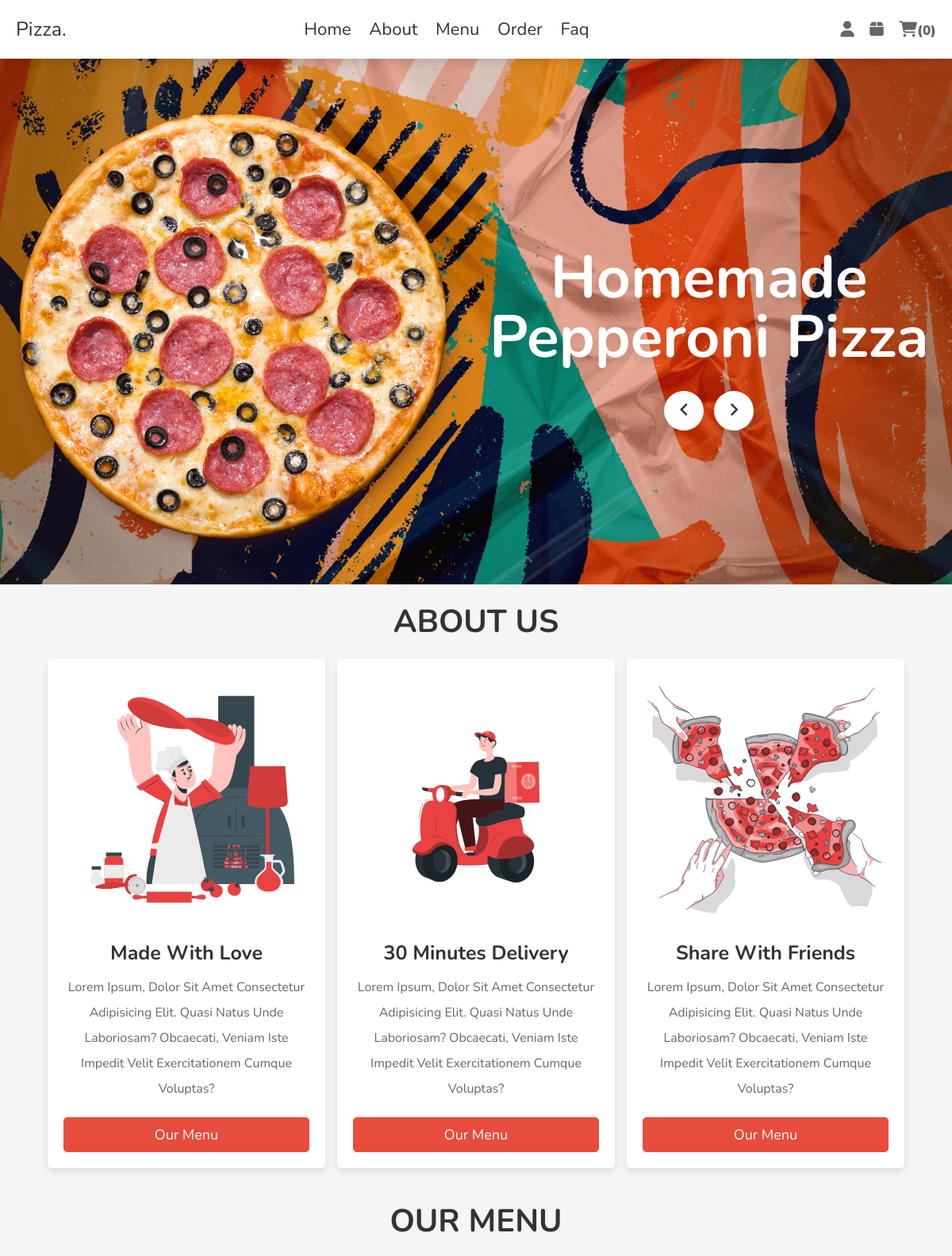
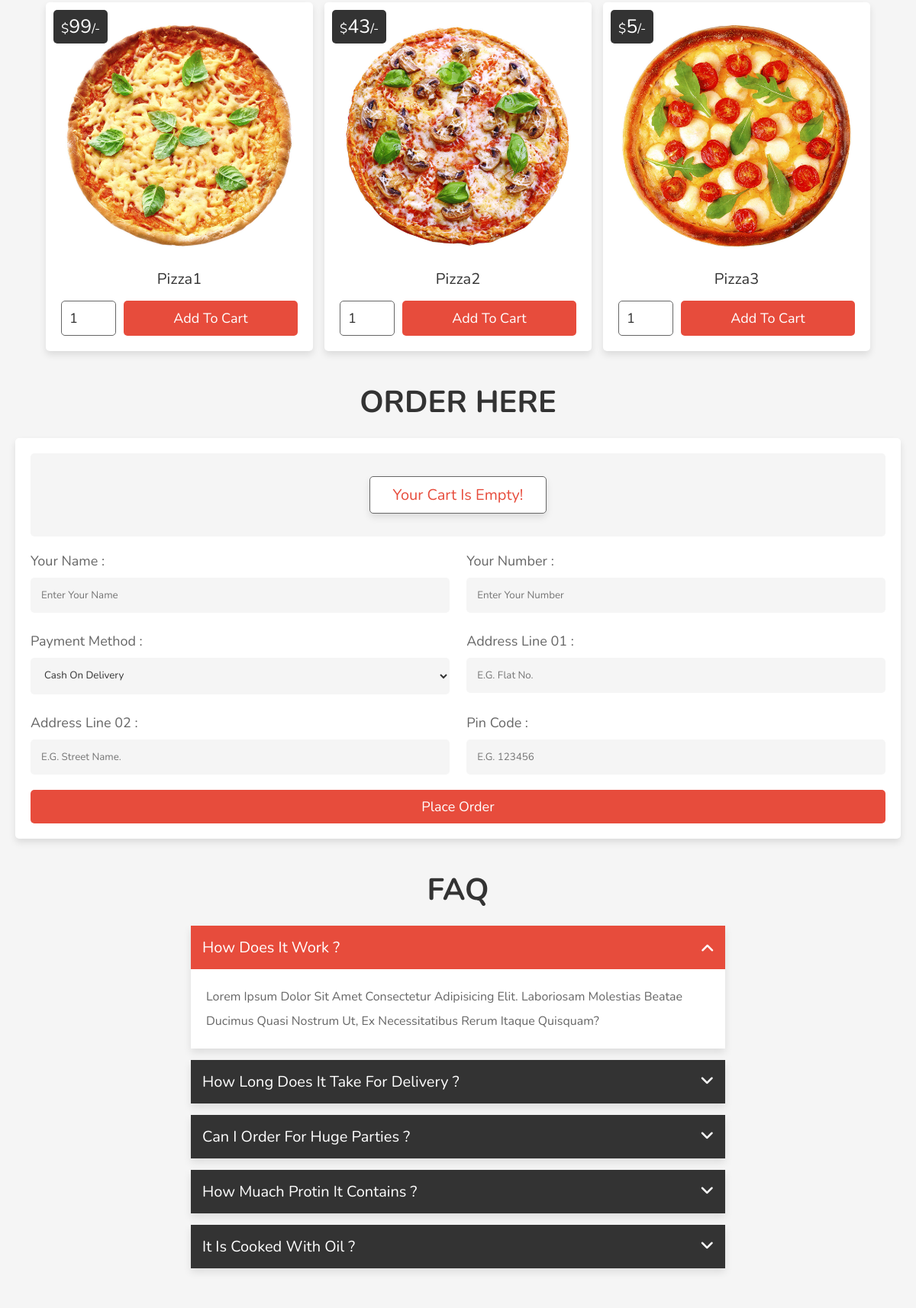
The app's page /index.php (signed in, upper part) with its own data (2 pictures, top to bottom).
### tables this page shows
CREATE TABLE `products` (
  `id` int(100) NOT NULL,
  `name` varchar(100) NOT NULL,
  `price` int(10) NOT NULL,
  `image` varchar(100) NOT NULL
);

### index.php (the view, shortened to what this page needs)
<?php
require_once 'config.php';
if(isset($_SESSION['user_id'])){
    $user_id  = $_SESSION['user_id'];
} else {
    $user_id = '';
}
?>
<!DOCTYPE html>
<html lang="en">
<head>
    <link rel="stylesheet" href="https://cdnjs.cloudflare.com/ajax/libs/font-awesome/6.1.1/css/all.min.css" />
    <link rel="stylesheet" href="css/style.css" />
</head>
<body>
<header class="header">
    <section class="flex">
        <a href="#home" class="logo">Pizza.</a>
        <nav class="navbar">
            <a href="#home">Home</a>
            <a href="#about">about</a>
            <a href="#menu">menu</a>
            <a href="#order">order</a>
            <a href="#faq">faq</a>
        </nav>
        <div class="icons">
            <div id="user-btn" class="fas fa-user"></div>
            <div id="order-btn" class="fas fa-box"></div>
            <?php
                $count_cart_items = $con->prepare("SELECT * FROM `cart` WHERE user_id = ? ");
                $count_cart_items->execute([$user_id]);
            ?>
            <div id="cart-btn" class="fas fa-shopping-cart"><span>(<?php echo $count_cart_items->rowCount(); ?>)</span></div>
        </div>
    </section>
</header>
<div class="home-bg" id="home">
    <section class="home">
        <div class="slide-container">
            <div class="slide active">
                <div class="image">
                    <img src="images/home-img-1.png" alt="">
                </div>
                <div class="content">
                    <h3>Homemade Pepperoni Pizza</h3>
                    <div class="fas fa-angle-left" onclick="prev()"></div>
                    <div class="fas fa-angle-right" onclick="next()"></div>
                </div>
            </div>
        </div>
    </section>
</div>
<section class="about" id="about">
    <h1 class="heading">About us</h1>
    <div class="box-container">
        <div class="box">
            <img src="images/about-1.svg" alt="">
            <h3>made with love</h3>
            <p>Lorem ipsum, dolor sit amet consectetur adipisicing elit. Quasi natus unde laboriosam? Obcaecati, veniam iste impedit velit exercitationem cumque voluptas?</p>
            <a href="#menu" class="btn">Our menu</a>
        </div>
        <div class="box">
            <img src="images/about-2.svg" alt="">
            <h3>30 minutes delivery</h3>
            <p>Lorem ipsum, dolor sit amet consectetur adipisicing elit. Quasi natus unde laboriosam? Obcaecati, veniam iste impedit velit exercitationem cumque voluptas?</p>
            <a href="#menu" class="btn">Our menu</a>
        </div>
        <div class="box">
            <img src="images/about-3.svg" alt="">
            <h3>Share With friends</h3>
            <p>Lorem ipsum, dolor sit amet consectetur adipisicing elit. Quasi natus unde laboriosam? Obcaecati, veniam iste impedit velit exercitationem cumque voluptas?</p>
            <a href="#menu" class="btn">Our menu</a>
        </div>
    </div>
</section>
<section id="menu" class="menu">
    <h1 class="heading">our menu</h1>
    <div class="box-container">
    <?php
        $select_products = $con->prepare("SELECT * FROM `products`");
        $select_products->execute();
        if($select_products->rowCount() >0){
            while($result = $select_products->fetch(PDO::FETCH_ASSOC)){
    ?>
        <div class="box">
                <div class="price">$<span><?= $result['price']?></span>/-</div>
                <img src="uploaded_img/<?= $result['image']; ?>" alt="">
                <div class="name"><?= $result['name']; ?></div>
                <form action="" method="POST">
                    <input type="number" min="1" max="99" value="1" class="qty" name="qty" onkeypress="if(this.value.length == 2) return false;">
                    <input type="submit" value="add to cart" name="add_to_cart" class="btn">
                </form>
        </div>
    <?php
            }
        } else {
            echo '<p class="empty">no products added yet!</p>';
        }
    ?>
    </div>
</section>
<section class="order" id="order">
    <h1 class="heading">Order here</h1>
    <form action="" method="POST">
        <div class="display-orders">
            <?php
                    $grand_total = 0;
                    $cart_item[] = '';
                    $select_cart = $con->prepare("SELECT * FROM `cart` where user_id = ?");
                    $select_cart->execute([$user_id]);
                    $results = $select_cart->fetchAll(PDO::FETCH_ASSOC);
                    if($select_cart->rowCount() > 0 ){
                        foreach( $results as  $result){
                            $subtotal = ($result['price'] * $result['quantity']);
                            $grand_total += $subtotal;
                            $cart_item[] = $result['name'] . ' ( ' . $result['price'] . ' x ' . $result['quantity'] . ' ) - ';
                            $total_products = implode($cart_item);
                            echo '<p>'.$result['name'].'<span>('.$result['price'].'x  '.$result['quantity'].')</span></p>';
                        }
                    } else {
                        echo '<p class="empty"><span>your cart is empty!</span></p>';
                    }
            ?>
        </div>
        <div class="flex">
            <div class="inputBox">
                <span>your name : </span>
                <input type="text" name="name" class="box" required placeholder="enter your name" maxlenght="20">
            </div>
            <div class="inputBox">
                <span>your number : </span>
                <input type="number" name="number" class="box" required placeholder="enter your number" min="0">
            </div>
            <div class="inputBox">
                <span>payment method :</span>
                <select name="method" class="box">
                    <option value="cash on delivery">cash on delivery</option>
                </select>
            </div>
            <div class="inputBox">
                <span>address line 01 : </span>
                <input type="text" name="flat" class="box" required placeholder="e.g. flat no." maxlenght="50">
            </div>
            <div class="inputBox">
                <span>address line 02 : </span>
                <input type="text" name="street" class="box" required placeholder="e.g. street name." maxlenght="50">
            </div>
            <div class="inputBox">
                <span>pin code : </span>
                <input type="number" name="pin_code" class="box" required placeholder="e.g. 123456" min="0" max="999999" onkeypress="if(this.value.length == 6) return false;">
            </div>
        </div>
        <input type="submit" value="Place Order" class="btn" name="order">
    </form>
</section>
<section class="faq" id="faq">
    <h1 class="heading">FAQ</h1>
    <div class="accordion-container">
        <div class="accordion active">
            <div class="accordion-heading">
                <span>how does it work ?</span>
                <i class="fas fa-angle-down"></i>
            </div>
            <p class="accordion-content">
                Lorem ipsum dolor sit amet consectetur adipisicing elit. Laboriosam molestias beatae ducimus quasi nostrum ut, ex necessitatibus rerum itaque quisquam?
            </p>
        </div>
        <div class="accordion">
            <div class="accordion-heading">
                <span>how long does it take for delivery ?</span>
                <i class="fas fa-angle-down"></i>
            </div>
        </div>
         <div class="accordion">
            <div class="accordion-heading">
                <span>can i order for huge parties ?</span>
                <i class="fas fa-angle-down"></i>
            </div>
        </div>
         <div class="accordion">
            <div class="accordion-heading">
                <span>how muach protin it contains ?</span>
                <i class="fas fa-angle-down"></i>
            </div>
        </div>
         <div class="accordion">
            <div class="accordion-heading">
                <span>it is cooked with oil ?</span>
                <i class="fas fa-angle-down"></i>
            </div>
        </div>
    </div>
</section>
<section class="footer">
</section>
</body>
</html>

### records on screen
products: price "99", image (picture), name "Pizza1"
products: price "43", image (picture), name "Pizza2"
products: price "5", image (picture), name "Pizza3"

### other values on screen
$count_cart_items->rowCount() "0"
